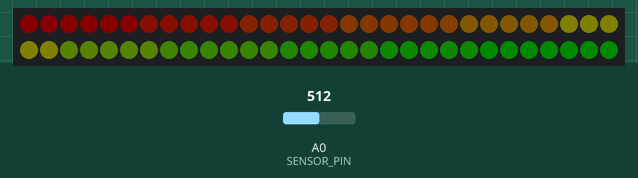
This sketch was run on a simulated Arduino Uno, built with avr-gcc and run on an emulated ATmega328P. On the bench: 60 RGB LEDs in strip order, left to right, continuing on the next row. The inputs (shaded band) are chosen by the test bench; at power-on: A0 (SENSOR_PIN) = 512. Dim RGB values are drawn brighter than linear.

Above: at 1.2 s.
1.3 s: A0 (SENSOR_PIN) set to 0
At 2.9 s:
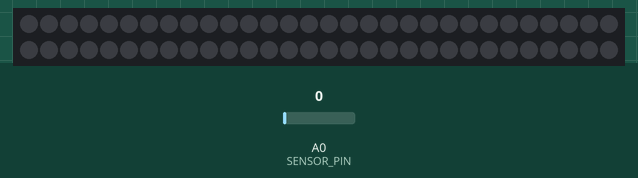
3.1 s: A0 (SENSOR_PIN) set to 511
At 4.9 s:
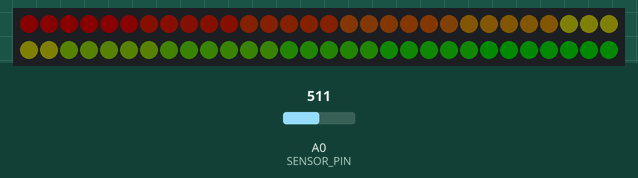
5.1 s: A0 (SENSOR_PIN) set to 306
At 6.53 s:
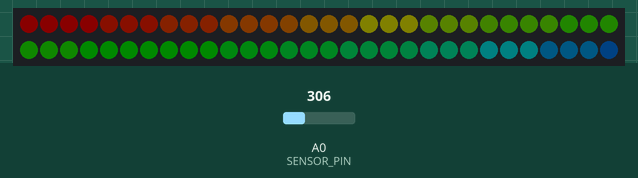
6.7 s: A0 (SENSOR_PIN) set to 522
At 8.3 s:
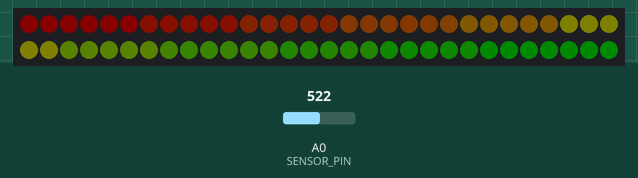
8.5 s: A0 (SENSOR_PIN) set to 716
At 9.32 s:
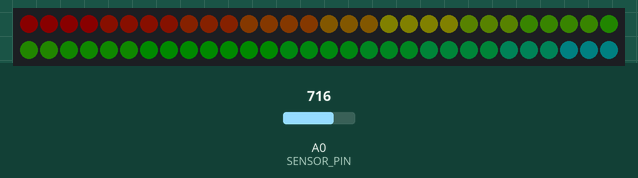

Measured:
- after the input at 1.3 s, the LEDs: first change after 0.05 s (image 1 shows a later state)
- after the input at 3.1 s, the LEDs: first change at once (image 2 shows a later state)
- after the input at 5.1 s, the LEDs: first change at once (image 3 shows a later state)
- after the input at 6.7 s, the LEDs: first change at once (image 4 shows a later state)
- after the input at 8.5 s, the LEDs: first change at once (image 5 shows a later state)

The sketch:

LEDStrip.ino
```cpp
#include <FastLED.h>
#define LED_PIN 2
#define NUM_LEDS 60
#define DC_OFFSET  0  // DC offset in mic signal
#define SENSOR_PIN A0
#define TOP       (NUM_LEDS + 2) // Allow dot to go slightly off scale
#define NOISE     10  // Noise/hum/interference in mic signal

CRGB leds[NUM_LEDS];
int lvl = 10,      // Current "dampened" audio level
    minLvlAvg = 0,      // For dynamic adjustment of graph low & high
    maxLvlAvg = 512;

uint16_t delay_count = 16000000 / 4000; // CPU frequcency divided by 4000 (needed for delay function)

void setup() {
  FastLED.addLeds<WS2812, LED_PIN, GRB>(leds, NUM_LEDS).setCorrection(TypicalLEDStrip);
  FastLED.setMaxPowerInVoltsAndMilliamps(5, 500);
  LEDS.setBrightness(50);
  FastLED.clear();
  FastLED.show();

  pinMode(SENSOR_PIN, INPUT);
  Serial.begin (9600);
}

// Re-imlplementaion of delay function in assembly
void delayMS(uint8_t ms)
{
uint16_t cnt;
asm volatile (
"\n"
"L_dl1%=:" "\n\t"
"mov %A0, %A2" "\n\t"
"mov %B0, %B2" "\n"
"L_dl2%=:" "\n\t"
"sbiw %A0, 1" "\n\t"
"brne L_dl2%=" "\n\t"
"dec %1" "\n\t"
"brne L_dl1%=" "\n\t"
: "=&w" (cnt)
: "r" (ms), "r" (delay_count)
);
}

void loop() {
  // put your main code here, to run repeatedly:
  uint8_t  i;
  uint16_t minLvl, maxLvl;
  int n;
  int height;

  n   = analogRead(SENSOR_PIN);  // Raw reading from mic
  n   = abs(n - 512 - DC_OFFSET); // Center on zero
  n   = (n <= NOISE) ? 0 : (n - NOISE); // Remove noise/hum
  lvl = ((lvl * 7) + n) >> 3;    // "Dampened" reading (else looks twitchy)

  // Calculate bar height based on dynamic min/max levels (fixed point):
  height = TOP * (lvl - minLvlAvg) / (maxLvlAvg - minLvlAvg);

  if(height > TOP)
    height = TOP;
  //if(height > peak)
    //peak = height; // Keep 'peak' dot at top

   height = abs(height - NUM_LEDS + 2) * 2;
   if(height <= 2)
    height = 0;

   // loop throught LEDs to set colors in a rainbow effect
   for(i = 0; i < NUM_LEDS; i++)
   {
      if(i >= height)
        leds[i] = CRGB(0, 0, 0);
      else
      {
        // calculate color interpolation parameter
        float param = (float)i / (float)height;
        int r, g, b;

        // interpolate r, g, and b values based on param
        if(param < 0.5)
        {
           r = 255 * (1 - (2 * param));
           g = 255 * (2 * param);
           b = 0;
        }
        else if(param > 0.5)
        {
           g = 255 * (1 - (2 * (param - 0.5)));
           b = 255 * (2 * (param - 0.5));
           r = 0;
        }
        else
        {
           r = 0;
           b = 0;
           g = 255;
        }
        // Set final LED color
        leds[i] = CRGB(r, g, b);
      }
  }
  LEDS.setBrightness(10);
  FastLED.show();
  delayMS(50);
}
```
